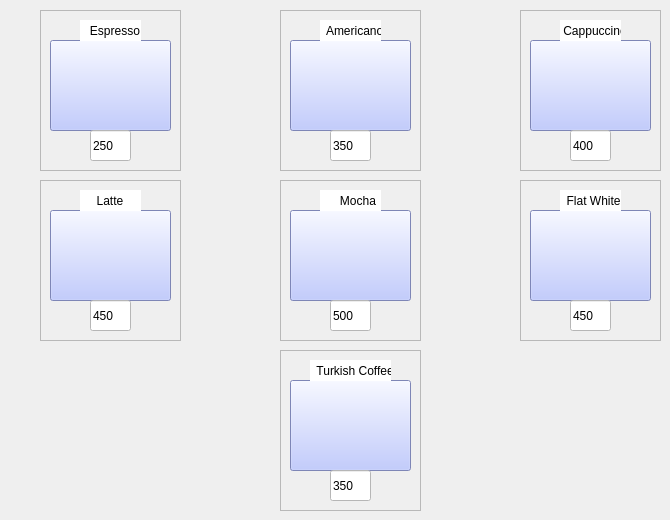
     <widget class="QWidget" name="tab">
      <attribute name="title">
       <string>Tab 1</string>
      </attribute>
      <widget class="QLabel" name="label_17">
       <property name="geometry">
        <rect>
         <x>60</x>
         <y>20</y>
         <width>61</width>
         <height>21</height>
        </rect>
       </property>
       <property name="styleSheet">
        <string notr="true">font: 75 8pt &quot;MS Shell Dlg 2&quot;;</string>
       </property>
       <property name="text">
        <string/>
       </property>
      </widget>
      <widget class="QFrame" name="frame_13">
       <property name="geometry">
        <rect>
         <x>40</x>
         <y>10</y>
         <width>141</width>
         <height>161</height>
        </rect>
       </property>
       <property name="frameShape">
        <enum>QFrame::StyledPanel</enum>
       </property>
       <property name="frameShadow">
        <enum>QFrame::Raised</enum>
       </property>
       <widget class="QPushButton" name="pushButton_23">
        <property name="geometry">
         <rect>
          <x>10</x>
          <y>30</y>
          <width>121</width>
          <height>91</height>
         </rect>
        </property>
        <property name="styleSheet">
         <string notr="true">background-color: rgb(176, 188, 255);
border-image: url(:/newPrefix/Espresso.jpg);</string>
        </property>
        <property name="text">
         <string/>
        </property>
       </widget>
       <widget class="QLabel" name="label_19">
        <property name="geometry">
         <rect>
          <x>40</x>
          <y>10</y>
          <width>61</width>
          <height>21</height>
         </rect>
        </property>
        <property name="styleSheet">
         <string notr="true">background-color: rgb(255, 255, 255);</string>
        </property>
        <property name="text">
         <string>   Espresso</string>
        </property>
       </widget>
       <widget class="QLineEdit" name="lineEdit_13">
        <property name="geometry">
         <rect>
          <x>50</x>
          <y>120</y>
          <width>41</width>
          <height>31</height>
         </rect>
        </property>
        <property name="styleSheet">
         <string notr="true">font: 14pt &quot;MS Shell Dlg 2&quot;;
background-color: rgb(255, 255, 255);</string>
        </property>
        <property name="text">
         <string>250</string>
        </property>
       </widget>
      </widget>
      <widget class="QFrame" name="frame_14">
       <property name="geometry">
        <rect>
         <x>280</x>
         <y>10</y>
         <width>141</width>
         <height>161</height>
        </rect>
       </property>
       <property name="frameShape">
        <enum>QFrame::StyledPanel</enum>
       </property>
       <property name="frameShadow">
        <enum>QFrame::Raised</enum>
       </property>
       <widget class="QPushButton" name="pushButton_24">
        <property name="geometry">
         <rect>
          <x>10</x>
          <y>30</y>
          <width>121</width>
          <height>91</height>
         </rect>
        </property>
        <property name="styleSheet">
         <string notr="true">background-color: rgb(176, 188, 255);
border-image: url(:/newPrefix/Americano.jpg);</string>
        </property>
        <property name="text">
         <string/>
        </property>
       </widget>
       <widget class="QLabel" name="label_20">
        <property name="geometry">
         <rect>
          <x>40</x>
          <y>10</y>
          <width>61</width>
          <height>21</height>
         </rect>
        </property>
        <property name="styleSheet">
         <string notr="true">background-color: rgb(255, 255, 255);</string>
        </property>
        <property name="text">
         <string>  Americano</string>
        </property>
       </widget>
       <widget class="QLineEdit" name="lineEdit_16">
        <property name="geometry">
         <rect>
          <x>50</x>
          <y>120</y>
          <width>41</width>
          <height>31</height>
         </rect>
        </property>
        <property name="styleSheet">
         <string notr="true">font: 14pt &quot;MS Shell Dlg 2&quot;;
background-color: rgb(255, 255, 255);</string>
        </property>
        <property name="text">
         <string>350</string>
        </property>
       </widget>
      </widget>
      <widget class="QFrame" name="frame_15">
       <property name="geometry">
        <rect>
         <x>520</x>
         <y>10</y>
         <width>141</width>
         <height>161</height>
        </rect>
       </property>
       <property name="frameShape">
        <enum>QFrame::StyledPanel</enum>
       </property>
       <property name="frameShadow">
        <enum>QFrame::Raised</enum>
       </property>
       <widget class="QPushButton" name="pushButton_25">
        <property name="geometry">
         <rect>
          <x>10</x>
          <y>30</y>
          <width>121</width>
          <height>91</height>
         </rect>
        </property>
        <property name="styleSheet">
         <string notr="true">background-color: rgb(176, 188, 255);
border-image: url(:/newPrefix/Cappuccino.jpg);</string>
        </property>
        <property name="text">
         <string/>
        </property>
       </widget>
       <widget class="QLabel" name="label_21">
        <property name="geometry">
         <rect>
          <x>40</x>
          <y>10</y>
          <width>61</width>
          <height>21</height>
         </rect>
        </property>
        <property name="styleSheet">
         <string notr="true">background-color: rgb(255, 255, 255);</string>
        </property>
        <property name="text">
         <string> Cappuccino</string>
        </property>
       </widget>
       <widget class="QLineEdit" name="lineEdit_17">
        <property name="geometry">
         <rect>
          <x>50</x>
          <y>120</y>
          <width>41</width>
          <height>31</height>
         </rect>
        </property>
        <property name="styleSheet">
         <string notr="true">font: 14pt &quot;MS Shell Dlg 2&quot;;
background-color: rgb(255, 255, 255);</string>
        </property>
        <property name="text">
         <string>400</string>
        </property>
       </widget>
      </widget>
      <widget class="QFrame" name="frame_16">
       <property name="geometry">
        <rect>
         <x>40</x>
         <y>180</y>
         <width>141</width>
         <height>161</height>
        </rect>
       </property>
       <property name="frameShape">
        <enum>QFrame::StyledPanel</enum>
       </property>
       <property name="frameShadow">
        <enum>QFrame::Raised</enum>
       </property>
       <widget class="QPushButton" name="pushButton_26">
        <property name="geometry">
         <rect>
          <x>10</x>
          <y>30</y>
          <width>121</width>
          <height>91</height>
         </rect>
        </property>
        <property name="styleSheet">
         <string notr="true">background-color: rgb(176, 188, 255);
border-image: url(:/newPrefix/Latte.jpg);</string>
        </property>
        <property name="text">
         <string/>
        </property>
       </widget>
       <widget class="QLabel" name="label_22">
        <property name="geometry">
         <rect>
          <x>40</x>
          <y>10</y>
          <width>61</width>
          <height>21</height>
         </rect>
        </property>
        <property name="styleSheet">
         <string notr="true">background-color: rgb(255, 255, 255);</string>
        </property>
        <property name="text">
         <string>     Latte</string>
        </property>
       </widget>
       <widget class="QLineEdit" name="lineEdit_18">
        <property name="geometry">
         <rect>
          <x>50</x>
          <y>120</y>
          <width>41</width>
          <height>31</height>
         </rect>
        </property>
        <property name="styleSheet">
         <string notr="true">font: 14pt &quot;MS Shell Dlg 2&quot;;
background-color: rgb(255, 255, 255);</string>
        </property>
        <property name="text">
         <string>450</string>
        </property>
       </widget>
      </widget>
      <widget class="QFrame" name="frame_17">
       <property name="geometry">
        <rect>
         <x>280</x>
         <y>180</y>
         <width>141</width>
         <height>161</height>
        </rect>
       </property>
       <property name="frameShape">
        <enum>QFrame::StyledPanel</enum>
       </property>
       <property name="frameShadow">
        <enum>QFrame::Raised</enum>
       </property>
       <widget class="QPushButton" name="pushButton_27">
        <property name="geometry">
         <rect>
          <x>10</x>
          <y>30</y>
          <width>121</width>
          <height>91</height>
         </rect>
        </property>
        <property name="styleSheet">
         <string notr="true">background-color: rgb(176, 188, 255);
border-image: url(:/newPrefix/Mocha.jpg);</string>
        </property>
        <property name="text">
         <string/>
        </property>
       </widget>
       <widget class="QLabel" name="label_23">
        <property name="geometry">
         <rect>
          <x>40</x>
          <y>10</y>
          <width>61</width>
          <height>21</height>
         </rect>
        </property>
        <property name="styleSheet">
         <string notr="true">background-color: rgb(255, 255, 255);</string>
        </property>
        <property name="text">
         <string>      Mocha</string>
        </property>
       </widget>
       <widget class="QLineEdit" name="lineEdit_19">
        <property name="geometry">
         <rect>
          <x>50</x>
          <y>120</y>
          <width>41</width>
          <height>31</height>
         </rect>
        </property>
        <property name="styleSheet">
         <string notr="true">font: 14pt &quot;MS Shell Dlg 2&quot;;
background-color: rgb(255, 255, 255);</string>
        </property>
        <property name="text">
         <string>500</string>
        </property>
       </widget>
      </widget>
      <widget class="QFrame" name="frame_18">
       <property name="geometry">
        <rect>
         <x>520</x>
         <y>180</y>
         <width>141</width>
         <height>161</height>
        </rect>
       </property>
       <property name="frameShape">
        <enum>QFrame::StyledPanel</enum>
       </property>
       <property name="frameShadow">
        <enum>QFrame::Raised</enum>
       </property>
       <widget class="QPushButton" name="pushButton_28">
        <property name="geometry">
         <rect>
          <x>10</x>
          <y>30</y>
          <width>121</width>
          <height>91</height>
         </rect>
        </property>
        <property name="styleSheet">
         <string notr="true">background-color: rgb(176, 188, 255);
border-image: url(:/newPrefix/Flat White.jpg);</string>
        </property>
        <property name="text">
         <string/>
        </property>
       </widget>
       <widget class="QLabel" name="label_24">
        <property name="geometry">
         <rect>
          <x>40</x>
          <y>10</y>
          <width>61</width>
          <height>21</height>
         </rect>
        </property>
        <property name="styleSheet">
         <string notr="true">background-color: rgb(255, 255, 255);</string>
        </property>
        <property name="text">
         <string>  Flat White</string>
        </property>
       </widget>
       <widget class="QLineEdit" name="lineEdit_20">
        <property name="geometry">
         <rect>
          <x>50</x>
          <y>120</y>
          <width>41</width>
          <height>31</height>
         </rect>
        </property>
        <property name="styleSheet">
         <string notr="true">font: 14pt &quot;MS Shell Dlg 2&quot;;
background-color: rgb(255, 255, 255);</string>
        </property>
        <property name="text">
         <string>450</string>
        </property>
       </widget>
      </widget>
      <widget class="QFrame" name="frame_19">
       <property name="geometry">
        <rect>
         <x>280</x>
         <y>350</y>
         <width>141</width>
         <height>161</height>
        </rect>
       </property>
       <property name="frameShape">
        <enum>QFrame::StyledPanel</enum>
       </property>
       <property name="frameShadow">
        <enum>QFrame::Raised</enum>
       </property>
       <widget class="QPushButton" name="pushButton_29">
        <property name="geometry">
         <rect>
          <x>10</x>
          <y>30</y>
          <width>121</width>
          <height>91</height>
         </rect>
        </property>
        <property name="styleSheet">
         <string notr="true">background-color: rgb(176, 188, 255);
border-image: url(:/newPrefix/Turkish Coffee.jpg);</string>
        </property>
        <property name="text">
         <string/>
        </property>
       </widget>
       <widget class="QLabel" name="label_25">
        <property name="geometry">
         <rect>
          <x>30</x>
          <y>10</y>
          <width>81</width>
          <height>21</height>
         </rect>
        </property>
        <property name="styleSheet">
         <string notr="true">background-color: rgb(255, 255, 255);</string>
        </property>
        <property name="text">
         <string>  Turkish Coffee</string>
        </property>
       </widget>
       <widget class="QLineEdit" name="lineEdit_21">
        <property name="geometry">
         <rect>
          <x>50</x>
          <y>120</y>
          <width>41</width>
          <height>31</height>
         </rect>
        </property>
        <property name="styleSheet">
         <string notr="true">font: 14pt &quot;MS Shell Dlg 2&quot;;
background-color: rgb(255, 255, 255);</string>
        </property>
        <property name="text">
         <string>350</string>
        </property>
       </widget>
      </widget>
     </widget>
